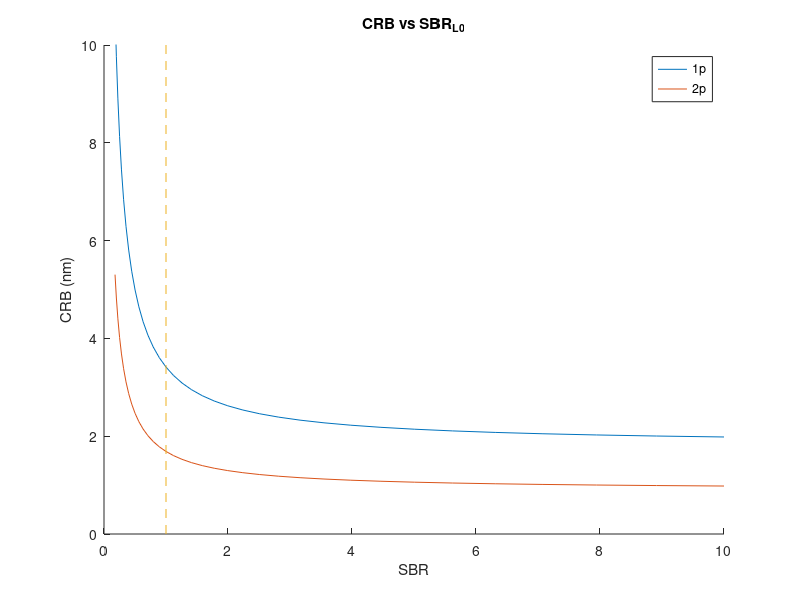

Write MATLAB code to recreate this figure.
close all

NN=100; % photon number
K=4;
wavelength=[647,800];
fwhm_option=wavelength*0.51/1.4;
L=50;
SBR = 10.^(-0.75:0.05:1);
CRB = [SBR;SBR];

line_width=1;
label=[{'1p'},{'2p'}];

for photon=1:2
    index=2*photon;
    fwhm=fwhm_option(photon);
    
    CRB(photon,:) = L .* sqrt((1./SBR + 1).*(3/K./SBR + 1)/NN/2) ./(index * (1 - (log(2)*L.^2 /fwhm^2)) ) ;
%     CRB(photon,:) = sqrt((1./SBR + 1).*(3/K./SBR + 1)) ;
    
    plot(SBR,CRB(photon,:)), hold on
%     semilogx(SBR,CRB(photon,:)), hold on
end

axis([0 10 0 10])
title('CRB vs SBR_L_0')
line([1 1],[0 10],'linestyle','--')
box off
ylabel('CRB (nm)'), xlabel('SBR')
legend(label)